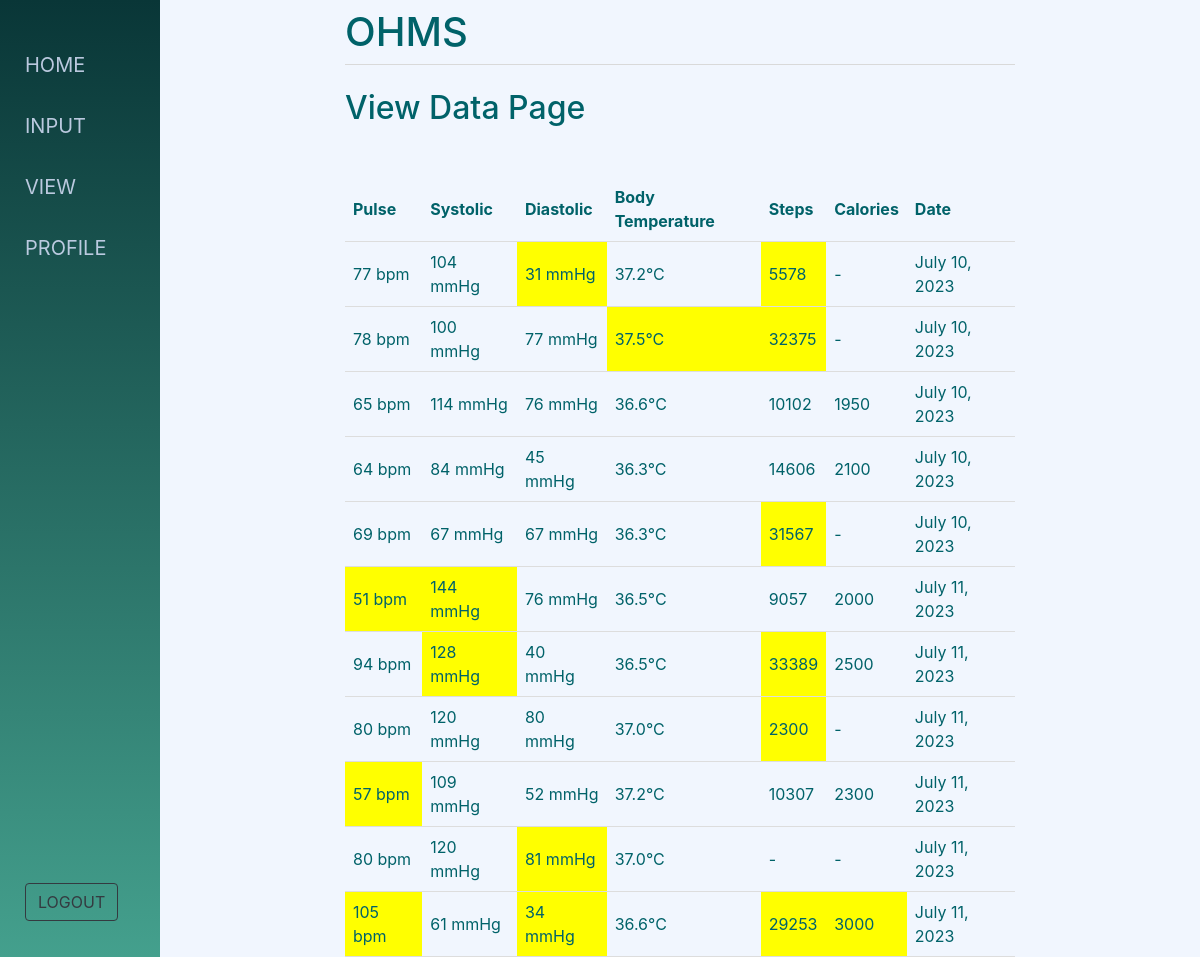
The app's page /patients/view/ (signed in) with its own data.
### ohms_app/models.py (models this page shows)
class HealthMetric(models.Model):
    patient = models.ForeignKey(Patient, on_delete=models.CASCADE, related_name='metrics')
    pulse = models.IntegerField(null=True, default=80)
    systolic = models.IntegerField(null=True, default=120)
    diastolic = models.IntegerField(null=True, default=80)
    body_temperature = models.FloatField(null=True, default=37)
    steps = models.IntegerField(null=True, default=0)
    calories = models.IntegerField(null=True, default=0)
    date = models.DateField(auto_now_add=True)

### ohms_app/views.py (the view)
# urls.py: path('patients/view/', views.patient_view, name="view"),
def patient_view(request):
    patient = Patient.objects.get(user=request.user)
    health_metrics = HealthMetric.objects.filter(patient=patient)
    for m in health_metrics:
        m.pulse_in_range = isInRange(m.pulse, 60, 100)
        m.systolic_in_range = isInRange(m.systolic, 60, 120)
        m.diastolic_in_range = isInRange(m.diastolic, 40, 80)
        m.body_in_range = isInRange(m.body_temperature, 36.1, 37.2)
        m.steps_in_range = isInRange(m.steps, 7500, 25000)
        m.calories_in_range = isInRange(m.calories, 1750, 2700)
    return render(request, "ohms_app/patients/view.html", {'health_metrics': health_metrics})

### ohms_app/utils.py (called while the page is built)
def isInRange (field_value, min_value, max_value):
        if field_value >0:
            if field_value < min_value or field_value > max_value:
                return False
            return True
        return True

### ohms_app/templates/ohms_app/patients/view.html (shortened to what this page needs)
{% extends 'ohms_app/base.html' %}
{% block content %}
<h2>View Data Page</h2>
    <table style="margin-top: 50px;">
        <thead>
            <tr>
                <th>Pulse</th>
                <th>Systolic</th>
                <th>Diastolic</th>
                <th>Body Temperature</th>
                <th>Steps</th>
                <th>Calories</th>
                <th>Date</th>
            </tr>
        </thead>
        <tbody>
            {% for m in health_metrics %}
                <tr>
                    <td {% if not m.pulse_in_range %}class="highlight-y" {% endif %}>{% if m.pulse == 0 %}-{% else %}{{ m.pulse }} bpm{% endif %}</td>
                    <td {% if not m.systolic_in_range %}class="highlight-y" {% endif %}>{% if m.systolic == 0 %}-{% else %}{{ m.systolic }} mmHg{% endif %}</td>
                    <td {% if not m.diastolic_in_range %}class="highlight-y" {% endif %}>{% if m.diastolic == 0 %}-{% else %}{{ m.diastolic }} mmHg{% endif %}</td>
                    <td {% if not m.body_in_range %}class="highlight-y" {% endif %}>{% if m.body_temperature == 0 %}-{% else %}{{ m.body_temperature }}&deg;C{% endif %}</td>
                    <td {% if not m.steps_in_range %}class="highlight-y" {% endif %}>{% if m.steps == 0 %}-{% else %}{{ m.steps }}{% endif %}</td>
                    <td {% if not m.calories_in_range %}class="highlight-y" {% endif %}>{% if m.calories == 0 %}-{% else %}{{ m.calories }}{% endif %}</td>
                    <td>{{ m.date }}</td>
                </tr>
            {% endfor %}
        </tbody>
    </table>
{% endblock %}

### ohms_app/templates/ohms_app/base.html (style rules this page uses)
html, body { height: 100%; margin: 0; padding: 0; }
* { box-sizing: border-box; }
table { border-collapse: collapse; width: 100%; }
th, td { padding: 8px; text-align: left; border-bottom: 1px solid #ddd; }
.highlight-y { background-color: yellow; }

### records on screen
HealthMetric: pulse "77", systolic "104", diastolic "31", body_temperature "37.2", steps "5578", date "July 10, 2023"
HealthMetric: pulse "78", systolic "100", diastolic "77", body_temperature "37.5", steps "32375", date "July 10, 2023"
HealthMetric: pulse "65", systolic "114", diastolic "76", body_temperature "36.6", steps "10102", calories "1950", date "July 10, 2023"
HealthMetric: pulse "64", systolic "84", diastolic "45", body_temperature "36.3", steps "14606", calories "2100", date "July 10, 2023"
HealthMetric: pulse "69", systolic "67", diastolic "67", body_temperature "36.3", steps "31567", date "July 10, 2023"
HealthMetric: pulse "51", systolic "144", diastolic "76", body_temperature "36.5", steps "9057", calories "2000", date "July 11, 2023"
HealthMetric: pulse "94", systolic "128", diastolic "40", body_temperature "36.5", steps "33389", calories "2500", date "July 11, 2023"
HealthMetric: pulse "80", systolic "120", diastolic "80", body_temperature "37.0", steps "2300", date "July 11, 2023"
HealthMetric: pulse "57", systolic "109", diastolic "52", body_temperature "37.2", steps "10307", calories "2300", date "July 11, 2023"
HealthMetric: pulse "80", systolic "120", diastolic "81", body_temperature "37.0", date "July 11, 2023"
HealthMetric: pulse "105", systolic "61", diastolic "34", body_temperature "36.6", steps "29253", calories "3000", date "July 11, 2023"
